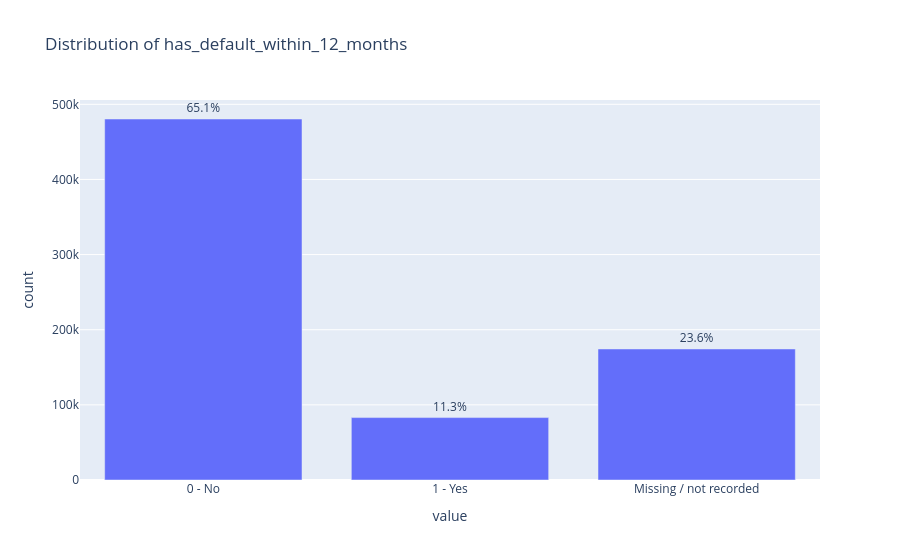
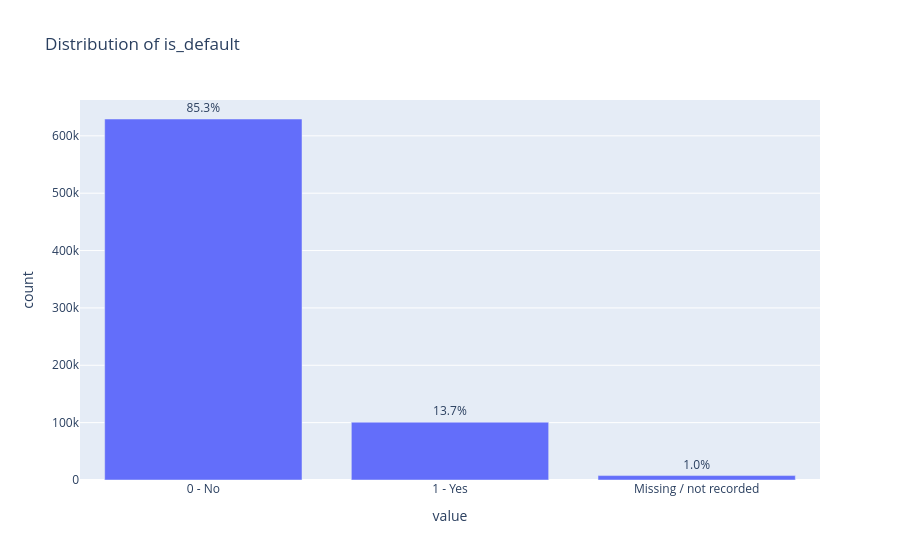
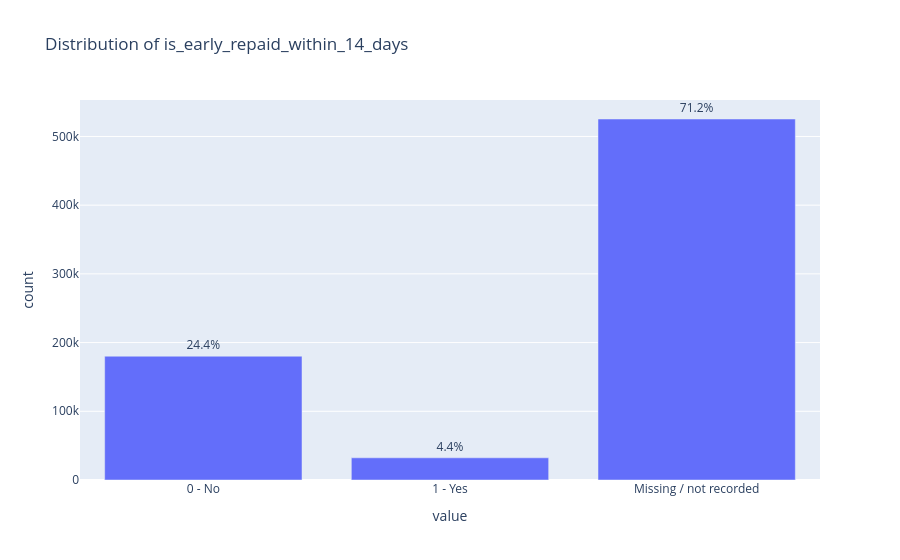

Notebook source saved alongside these figures, in order:
### Code cell
for column in target_columns:
    display(Markdown(f'### `{column}`'))
    distribution = binary_distribution(df, column)
    display(distribution)

    fig = px.bar(
        distribution,
        x='value',
        y='count',
        text=distribution['percentage'].map(lambda value: f'{value:.1%}'),
        title=f'Distribution of {column}',
    )
    fig.update_traces(textposition='outside')
    fig.show()

### Figure 1 — Plotly figure (JSON) as saved in the notebook; plotly's stock layout.template omitted (floating-point values rounded to 4 significant figures)
{"data": [{"hovertemplate": "value=%{x}<br>count=%{y}<br>text=%{text}<extra></extra>", "legendgroup": "", "marker": {"color": "#636efa", "pattern": {"shape": ""}}, "name": "", "orientation": "v", "showlegend": false, "text": ["65.1%", "11.3%", "23.6%"], "textposition": "outside", "type": "bar", "x": ["0 - No", "1 - Yes", "Missing / not recorded"], "xaxis": "x", "y": [480438, 83072, 174379], "yaxis": "y"}], "layout": {"barmode": "relative", "legend": {"tracegroupgap": 0}, "title": {"text": "Distribution of has_default_within_12_months"}, "xaxis": {"anchor": "y", "domain": [0, 1], "title": {"text": "value"}}, "yaxis": {"anchor": "x", "domain": [0, 1], "title": {"text": "count"}}}}

### Figure 2 — Plotly figure (JSON) as saved in the notebook; plotly's stock layout.template omitted (floating-point values rounded to 4 significant figures)
{"data": [{"hovertemplate": "value=%{x}<br>count=%{y}<br>text=%{text}<extra></extra>", "legendgroup": "", "marker": {"color": "#636efa", "pattern": {"shape": ""}}, "name": "", "orientation": "v", "showlegend": false, "text": ["85.3%", "13.7%", "1.0%"], "textposition": "outside", "type": "bar", "x": ["0 - No", "1 - Yes", "Missing / not recorded"], "xaxis": "x", "y": [629335, 100841, 7713], "yaxis": "y"}], "layout": {"barmode": "relative", "legend": {"tracegroupgap": 0}, "title": {"text": "Distribution of is_default"}, "xaxis": {"anchor": "y", "domain": [0, 1], "title": {"text": "value"}}, "yaxis": {"anchor": "x", "domain": [0, 1], "title": {"text": "count"}}}}

### Figure 3 — Plotly figure (JSON) as saved in the notebook; plotly's stock layout.template omitted (floating-point values rounded to 4 significant figures)
{"data": [{"hovertemplate": "value=%{x}<br>count=%{y}<br>text=%{text}<extra></extra>", "legendgroup": "", "marker": {"color": "#636efa", "pattern": {"shape": ""}}, "name": "", "orientation": "v", "showlegend": false, "text": ["24.4%", "4.4%", "71.2%"], "textposition": "outside", "type": "bar", "x": ["0 - No", "1 - Yes", "Missing / not recorded"], "xaxis": "x", "y": [180167, 32317, 525405], "yaxis": "y"}], "layout": {"barmode": "relative", "legend": {"tracegroupgap": 0}, "title": {"text": "Distribution of is_early_repaid_within_14_days"}, "xaxis": {"anchor": "y", "domain": [0, 1], "title": {"text": "value"}}, "yaxis": {"anchor": "x", "domain": [0, 1], "title": {"text": "count"}}}}
